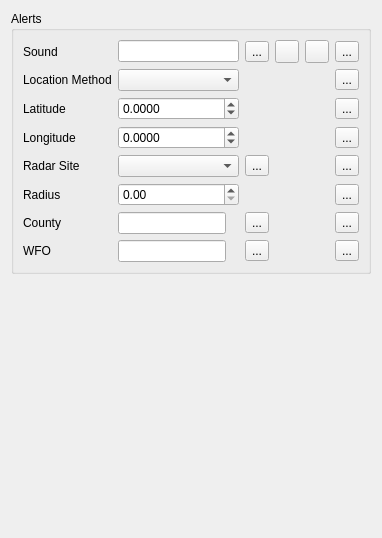
         <widget class="QWidget" name="audio">
          <layout class="QVBoxLayout" name="verticalLayout_4">
           <item>
            <widget class="QGroupBox" name="alertAudioGroupBox">
             <property name="title">
              <string>Alerts</string>
             </property>
             <layout class="QGridLayout" name="gridLayout_10">
              <item row="7" column="0">
               <widget class="QLabel" name="label_19">
                <property name="text">
                 <string>County</string>
                </property>
               </widget>
              </item>
              <item row="4" column="6">
               <widget class="QToolButton" name="resetAlertAudioRadarSiteButton">
                <property name="text">
                 <string>...</string>
                </property>
                <property name="icon">
                 <iconset resource="../../../../scwx-qt.qrc">
                  <normaloff>:/res/icons/font-awesome-6/rotate-left-solid.svg</normaloff>:/res/icons/font-awesome-6/rotate-left-solid.svg</iconset>
                </property>
               </widget>
              </item>
              <item row="1" column="0">
               <widget class="QLabel" name="label_12">
                <property name="text">
                 <string>Location Method</string>
                </property>
               </widget>
              </item>
              <item row="0" column="1" colspan="2">
               <widget class="QLineEdit" name="alertAudioSoundLineEdit"/>
              </item>
              <item row="2" column="6">
               <widget class="QToolButton" name="resetAlertAudioLatitudeButton">
                <property name="text">
                 <string>...</string>
                </property>
                <property name="icon">
                 <iconset resource="../../../../scwx-qt.qrc">
                  <normaloff>:/res/icons/font-awesome-6/rotate-left-solid.svg</normaloff>:/res/icons/font-awesome-6/rotate-left-solid.svg</iconset>
                </property>
               </widget>
              </item>
              <item row="3" column="0">
               <widget class="QLabel" name="label_16">
                <property name="text">
                 <string>Longitude</string>
                </property>
               </widget>
              </item>
              <item row="4" column="3">
               <widget class="QToolButton" name="alertAudioRadarSiteSelectButton">
                <property name="text">
                 <string>...</string>
                </property>
               </widget>
              </item>
              <item row="5" column="3">
               <widget class="QLabel" name="alertAudioRadiusUnitsLabel">
                <property name="text">
                 <string/>
                </property>
               </widget>
              </item>
              <item row="2" column="0">
               <widget class="QLabel" name="label_14">
                <property name="text">
                 <string>Latitude</string>
                </property>
               </widget>
              </item>
              <item row="2" column="1" colspan="2">
               <widget class="QDoubleSpinBox" name="alertAudioLatitudeSpinBox">
                <property name="decimals">
                 <number>4</number>
                </property>
                <property name="minimum">
                 <double>-90.000000000000000</double>
                </property>
                <property name="maximum">
                 <double>90.000000000000000</double>
                </property>
                <property name="singleStep">
                 <double>0.000100000000000</double>
                </property>
               </widget>
              </item>
              <item row="5" column="1" colspan="2">
               <widget class="QDoubleSpinBox" name="alertAudioRadiusSpinBox">
                <property name="decimals">
                 <number>2</number>
                </property>
                <property name="minimum">
                 <double>0.000000000000000</double>
                </property>
                <property name="maximum">
                 <double>9999999999999.000000000000000</double>
                </property>
                <property name="singleStep">
                 <double>0.010000000000000</double>
                </property>
               </widget>
              </item>
              <item row="7" column="6">
               <widget class="QToolButton" name="resetAlertAudioCountyButton">
                <property name="text">
                 <string>...</string>
                </property>
                <property name="icon">
                 <iconset resource="../../../../scwx-qt.qrc">
                  <normaloff>:/res/icons/font-awesome-6/rotate-left-solid.svg</normaloff>:/res/icons/font-awesome-6/rotate-left-solid.svg</iconset>
                </property>
               </widget>
              </item>
              <item row="0" column="4">
               <widget class="QToolButton" name="alertAudioSoundTestButton">
                <property name="icon">
                 <iconset resource="../../../../scwx-qt.qrc">
                  <normaloff>:/res/icons/font-awesome-6/play-solid.svg</normaloff>:/res/icons/font-awesome-6/play-solid.svg</iconset>
                </property>
               </widget>
              </item>
              <item row="7" column="3">
               <widget class="QToolButton" name="alertAudioCountySelectButton">
                <property name="text">
                 <string>...</string>
                </property>
               </widget>
              </item>
              <item row="5" column="0">
               <widget class="QLabel" name="alertAudioRadiusLabel">
                <property name="text">
                 <string>Radius</string>
                </property>
               </widget>
              </item>
              <item row="3" column="1" colspan="2">
               <widget class="QDoubleSpinBox" name="alertAudioLongitudeSpinBox">
                <property name="decimals">
                 <number>4</number>
                </property>
                <property name="minimum">
                 <double>-180.000000000000000</double>
                </property>
                <property name="maximum">
                 <double>180.000000000000000</double>
                </property>
                <property name="singleStep">
                 <double>0.000100000000000</double>
                </property>
               </widget>
              </item>
              <item row="4" column="0">
               <widget class="QLabel" name="label_28">
                <property name="text">
                 <string>Radar Site</string>
                </property>
               </widget>
              </item>
              <item row="0" column="3">
               <widget class="QToolButton" name="alertAudioSoundSelectButton">
                <property name="text">
                 <string>...</string>
                </property>
               </widget>
              </item>
              <item row="0" column="5">
               <widget class="QToolButton" name="alertAudioSoundStopButton">
                <property name="icon">
                 <iconset resource="../../../../scwx-qt.qrc">
                  <normaloff>:/res/icons/font-awesome-6/stop-solid.svg</normaloff>:/res/icons/font-awesome-6/stop-solid.svg</iconset>
                </property>
               </widget>
              </item>
              <item row="1" column="6">
               <widget class="QToolButton" name="resetAlertAudioLocationMethodButton">
                <property name="text">
                 <string>...</string>
                </property>
                <property name="icon">
                 <iconset resource="../../../../scwx-qt.qrc">
                  <normaloff>:/res/icons/font-awesome-6/rotate-left-solid.svg</normaloff>:/res/icons/font-awesome-6/rotate-left-solid.svg</iconset>
                </property>
               </widget>
              </item>
              <item row="7" column="2">
               <widget class="QLabel" name="alertAudioCountyLabel">
                <property name="sizePolicy">
                 <sizepolicy hsizetype="Expanding" vsizetype="Preferred">
                  <horstretch>0</horstretch>
                  <verstretch>0</verstretch>
                 </sizepolicy>
                </property>
                <property name="text">
                 <string/>
                </property>
               </widget>
              </item>
              <item row="5" column="6">
               <widget class="QToolButton" name="resetAlertAudioRadiusButton">
                <property name="text">
                 <string>...</string>
                </property>
                <property name="icon">
                 <iconset resource="../../../../scwx-qt.qrc">
                  <normaloff>:/res/icons/font-awesome-6/rotate-left-solid.svg</normaloff>:/res/icons/font-awesome-6/rotate-left-solid.svg</iconset>
                </property>
               </widget>
              </item>
              <item row="0" column="6">
               <widget class="QToolButton" name="resetAlertAudioSoundButton">
                <property name="text">
                 <string>...</string>
                </property>
                <property name="icon">
                 <iconset resource="../../../../scwx-qt.qrc">
                  <normaloff>:/res/icons/font-awesome-6/rotate-left-solid.svg</normaloff>:/res/icons/font-awesome-6/rotate-left-solid.svg</iconset>
                </property>
               </widget>
              </item>
              <item row="7" column="1">
               <widget class="QLineEdit" name="alertAudioCountyLineEdit">
                <property name="sizePolicy">
                 <sizepolicy hsizetype="Expanding" vsizetype="Fixed">
                  <horstretch>0</horstretch>
                  <verstretch>0</verstretch>
                 </sizepolicy>
                </property>
                <property name="readOnly">
                 <bool>true</bool>
                </property>
               </widget>
              </item>
              <item row="4" column="1" colspan="2">
               <widget class="QComboBox" name="alertAudioRadarSiteComboBox"/>
              </item>
              <item row="1" column="1" colspan="2">
               <widget class="QComboBox" name="alertAudioLocationMethodComboBox">
                <property name="sizePolicy">
                 <sizepolicy hsizetype="Expanding" vsizetype="Fixed">
                  <horstretch>0</horstretch>
                  <verstretch>0</verstretch>
                 </sizepolicy>
                </property>
               </widget>
              </item>
              <item row="3" column="6">
               <widget class="QToolButton" name="resetAlertAudioLongitudeButton">
                <property name="text">
                 <string>...</string>
                </property>
                <property name="icon">
                 <iconset resource="../../../../scwx-qt.qrc">
                  <normaloff>:/res/icons/font-awesome-6/rotate-left-solid.svg</normaloff>:/res/icons/font-awesome-6/rotate-left-solid.svg</iconset>
                </property>
               </widget>
              </item>
              <item row="0" column="0">
               <widget class="QLabel" name="label_17">
                <property name="text">
                 <string>Sound</string>
                </property>
               </widget>
              </item>
              <item row="8" column="0">
               <widget class="QLabel" name="label_29">
                <property name="text">
                 <string>WFO</string>
                </property>
               </widget>
              </item>
              <item row="8" column="6">
               <widget class="QToolButton" name="resetAlertAudioWFOButton">
                <property name="text">
                 <string>...</string>
                </property>
                <property name="icon">
                 <iconset resource="../../../../scwx-qt.qrc">
                  <normaloff>:/res/icons/font-awesome-6/rotate-left-solid.svg</normaloff>:/res/icons/font-awesome-6/rotate-left-solid.svg</iconset>
                </property>
               </widget>
              </item>
              <item row="8" column="1">
               <widget class="QLineEdit" name="alertAudioWFOLineEdit"/>
              </item>
              <item row="8" column="2">
               <widget class="QLabel" name="alertAudioWFOLabel">
                <property name="text">
                 <string/>
                </property>
               </widget>
              </item>
              <item row="8" column="3">
               <widget class="QToolButton" name="alertAudioWFOSelectButton">
                <property name="text">
                 <string>...</string>
                </property>
               </widget>
              </item>
             </layout>
            </widget>
           </item>
           <item>
            <spacer name="verticalSpacer_6">
             <property name="orientation">
              <enum>Qt::Orientation::Vertical</enum>
             </property>
             <property name="sizeHint" stdset="0">
              <size>
               <width>20</width>
               <height>253</height>
              </size>
             </property>
            </spacer>
           </item>
          </layout>
         </widget>
